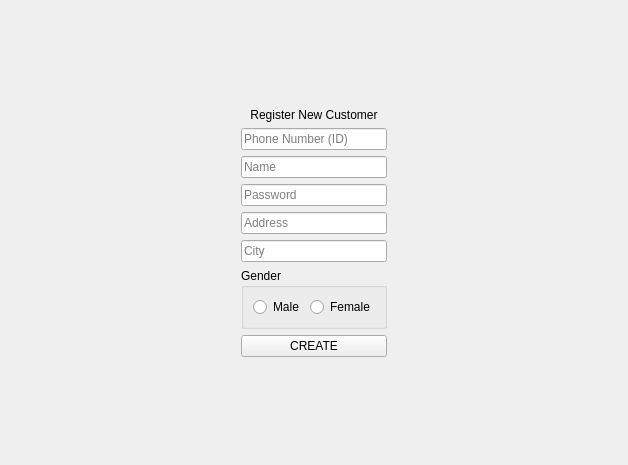
        <widget class="QWidget" name="createClientPage">
         <layout class="QGridLayout" name="gridLayout">
          <item row="0" column="1">
           <spacer name="verticalSpacer_2">
            <property name="orientation">
             <enum>Qt::Orientation::Vertical</enum>
            </property>
            <property name="sizeHint" stdset="0">
             <size>
              <width>20</width>
              <height>88</height>
             </size>
            </property>
           </spacer>
          </item>
          <item row="1" column="0">
           <spacer name="horizontalSpacer">
            <property name="orientation">
             <enum>Qt::Orientation::Horizontal</enum>
            </property>
            <property name="sizeHint" stdset="0">
             <size>
              <width>221</width>
              <height>20</height>
             </size>
            </property>
           </spacer>
          </item>
          <item row="1" column="1">
           <widget class="QWidget" name="clientFormContainer" native="true">
            <layout class="QGridLayout" name="gridLayout_2">
             <item row="0" column="0">
              <widget class="QLabel" name="formTitleLabel">
               <property name="text">
                <string>Register New Customer</string>
               </property>
               <property name="alignment">
                <set>Qt::AlignmentFlag::AlignCenter</set>
               </property>
              </widget>
             </item>
             <item row="1" column="0">
              <widget class="QLineEdit" name="clientIdInput">
               <property name="placeholderText">
                <string>Phone Number (ID)</string>
               </property>
              </widget>
             </item>
             <item row="2" column="0">
              <widget class="QLineEdit" name="clientNameInput">
               <property name="placeholderText">
                <string>Name</string>
               </property>
              </widget>
             </item>
             <item row="3" column="0">
              <widget class="QLineEdit" name="clientPassInput">
               <property name="placeholderText">
                <string>Password</string>
               </property>
              </widget>
             </item>
             <item row="4" column="0">
              <widget class="QLineEdit" name="clientAddressInput">
               <property name="placeholderText">
                <string>Address</string>
               </property>
              </widget>
             </item>
             <item row="5" column="0">
              <widget class="QLineEdit" name="clientCityInput">
               <property name="placeholderText">
                <string>City</string>
               </property>
              </widget>
             </item>
             <item row="6" column="0">
              <widget class="QGroupBox" name="groupBox">
               <property name="title">
                <string>Gender</string>
               </property>
               <layout class="QHBoxLayout" name="horizontalLayout_4">
                <item>
                 <widget class="QRadioButton" name="maleRadio">
                  <property name="text">
                   <string>Male</string>
                  </property>
                 </widget>
                </item>
                <item>
                 <widget class="QRadioButton" name="femaleRadio">
                  <property name="text">
                   <string>Female</string>
                  </property>
                 </widget>
                </item>
               </layout>
              </widget>
             </item>
             <item row="7" column="0">
              <widget class="QPushButton" name="saveClientButton">
               <property name="text">
                <string>CREATE</string>
               </property>
              </widget>
             </item>
            </layout>
           </widget>
          </item>
          <item row="1" column="2">
           <spacer name="horizontalSpacer_2">
            <property name="orientation">
             <enum>Qt::Orientation::Horizontal</enum>
            </property>
            <property name="sizeHint" stdset="0">
             <size>
              <width>221</width>
              <height>20</height>
             </size>
            </property>
           </spacer>
          </item>
          <item row="2" column="1">
           <spacer name="verticalSpacer_3">
            <property name="orientation">
             <enum>Qt::Orientation::Vertical</enum>
            </property>
            <property name="sizeHint" stdset="0">
             <size>
              <width>20</width>
              <height>88</height>
             </size>
            </property>
           </spacer>
          </item>
         </layout>
        </widget>
